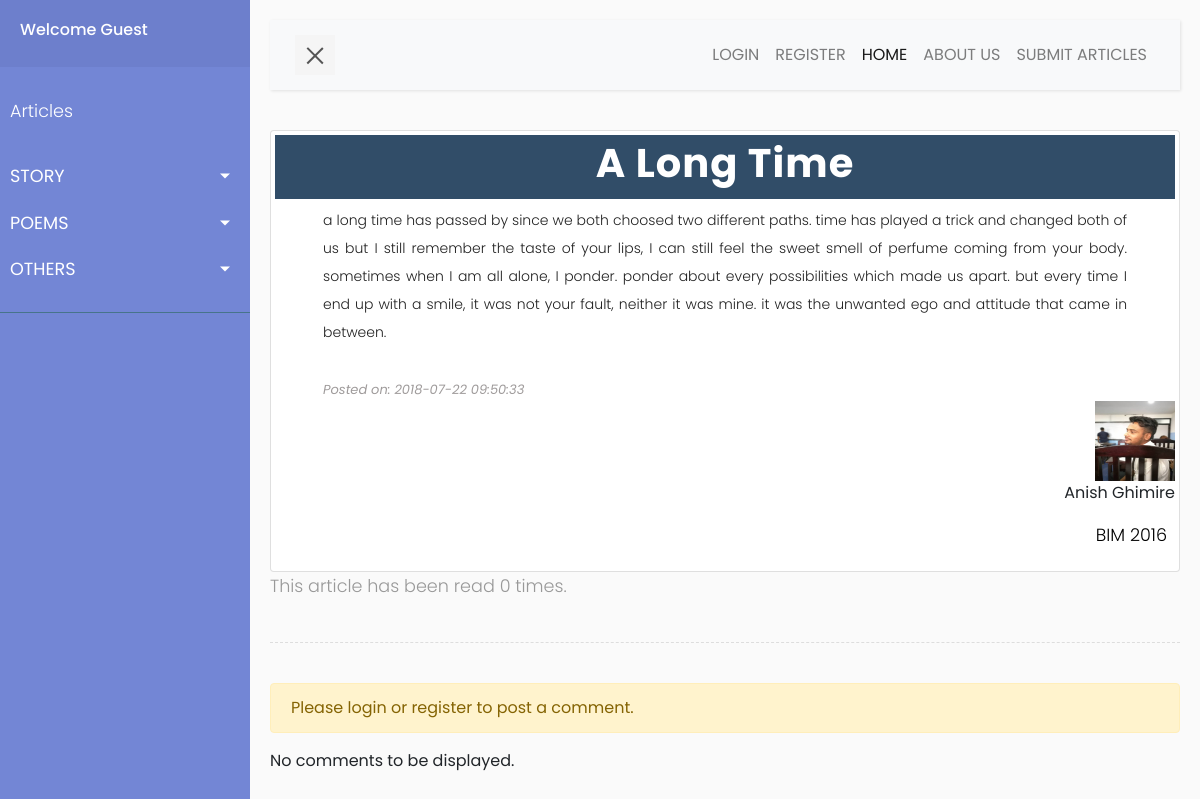
Screenshot of /story.php?article_id=36 with the database file from the repository.
### tables this page shows
CREATE TABLE `article` (
  `article_id` int(11) NOT NULL,
  `title` varchar(50) DEFAULT NULL,
  `category` varchar(20) DEFAULT NULL,
  `content` varchar(10000) DEFAULT NULL,
  `posted_on` datetime NOT NULL DEFAULT CURRENT_TIMESTAMP,
  `last_updated` datetime NOT NULL DEFAULT CURRENT_TIMESTAMP ON UPDATE CURRENT_TIMESTAMP,
  `approved_by` varchar(20) DEFAULT NULL,
  `posted_by` varchar(20) DEFAULT NULL,
  `views` int(11) DEFAULT NULL,
  `approved` tinyint(1) DEFAULT NULL,
  `name` varchar(30) DEFAULT NULL,
  `login_type` varchar(20) DEFAULT NULL
);

CREATE TABLE `student` (
  `name` varchar(50) DEFAULT NULL,
  `username` varchar(20) NOT NULL,
  `password` varchar(100) DEFAULT NULL,
  `photo` varchar(100) DEFAULT '../profile-picture/user-image.jpg',
  `approved` tinyint(1) DEFAULT NULL,
  `enrolled_on` year(4) DEFAULT NULL,
  `faculty` varchar(20) DEFAULT NULL
);

### includes/retrive-articles.php (called while the page is built, shortened)
<?php
    $id = $_GET['article_id'];
    $sql = "SELECT * FROM article WHERE article_id='$id'";
    $result = $conn->query($sql);
    $row = $result->fetch_assoc();
    $title = $row['title'];
    $content = $row['content'];
    $posted_on = $row['posted_on'];
    $posted_by = $row['posted_by'];
    $loginType = $row['login_type'];
    $counter = $row['views'];
    $counter++;
    $sql = "UPDATE article SET views = '$counter' WHERE article_id = '$id'";
    if($conn->query($sql)==TRUE) {
        $views = $row['views'];
    }
    $sql = "SELECT * FROM $loginType WHERE username = '$posted_by'";
    $result = $conn->query($sql);
    $row = $result->fetch_assoc();
    $name = $row['name'];
    $image = $row['photo'];
    if(isset($loginType)){
        if($loginType == 'student') {
        $faculty = $row['faculty'];
        $enrolledOn = $row['enrolled_on'];
        }
    }
?>

### story.php (the view, shortened to what this page needs)
<?php
    include './sidebar/sidebar.php';
    include './includes/retrive-articles.php';
?>
     <div class="card p-1 pb-0">
         <div style="background-color: #314D68; letter-spacing: 1px;">
            <p class="text-center text-capitalize font-weight-bold p-1 pb-0 h1" style="color: #fff;"><?php echo strip_tags($title); ?></p>
         </div>
        <div class="pl-md-5 pl-sm-1 pr-md-5 pr-sm-1">
            <p class="text-justify font-weight-light" style="font-size: 0.875em; color: #222222; margin: 0.5em 0; line-height: 28px;"><?php echo nl2br(strip_tags($content)); ?></p>
            <br/>
            <span class="text-left font-italic" style="font-size: 13px; color: #9f9b9b;">Posted on: <?php echo $posted_on; ?></span>
        </div>
        <div>
            <figure class="text-right">
                <img src="<?php echo $image?>" alt="Profile Picture" class="img-responsive" width="80" height="80">
                    <figcaption> <?php
                                    if($loginType=='teacher'){
                                        echo $name ."<i class='material-icons' style='font-size: 15px;'>verified_user</i>";
                                    } else if($loginType=='student') {
                                        echo $name;
                                    } else {
                                        echo $name ."<i class='material-icons' style='font-size: 15px;'>verified_user</i>";
                                    }
                                 ?>
                    </figcaption>
            </figure>
            <?php
                if(isset($faculty) && isset($enrolledOn)) {
            ?>
            <p class="text-uppercase text-right pr-2" style="color: #000;"><?php echo $faculty ." " .$enrolledOn; ?></p>
        </div>
         <?php
                }
         ?>
     </div>
    <div>
        <p> This article has been read <?php echo $views; ?> times. </p>
    </div>
    <div class="line"> </div>
    <?php
        $aid = $_GET['article_id'];
    ?>
    <?php
        if(isset($_SESSION['loggedin'])  && $row['approved'] == 1) {
    ?>
    <div>
        <form action="./includes/post-comment.php" method="post">
            <div class="form-group">
                <label for="userComment">Write your comment here..</label>
                <textarea class="form-control" id="userComment" rows="2" name="comment" required></textarea>
                <button type="submit" class="btn btn-success mt-1">SUBMIT</button>
            </div>
            <input type="hidden" value="<?php echo $aid; ?>" name="aid" />
        </form>
    </div>
    <?php
        } else if($row['approved'] == 0){
            echo "<div class='alert alert-warning' role='alert'>Please wait untill you are verified to post a comment.</div>";
        } else {
            echo "<div class='alert alert-warning' role='alert'>Please login or register to post a comment.</div>";
        }
    ?>
        <?php
            $sql = "SELECT * FROM comment WHERE article_id = $aid ORDER BY comment_id DESC";
            $result = $conn->query($sql);
            if($result->num_rows>0) {
                while($row = $result->fetch_assoc()) {
        ?>
            <div class="row mt-1">
                <figure class="col-md-2">
                    <img src="<?php echo $row['photo']; ?>" alt="Profile Picture" class="img-fluid pl-1 rounded-circle" style="width: 80px; height: 80px;">
                    <figcaption class="pl-md-2 pl-1"> <?php echo $row['commented_by']; ?> </figcaption>
                </figure>
                <div class="col-md-10">
                    <p class="p-2 card"> <?php echo strip_tags($row['content']); ?> </p>
                </div>
            </div>
    <?php
                }
            } else {
                echo "No comments to be displayed.";
            }
    ?>
     </div>
    </div>
</body>
</html>

### style/sidebar.css (style rules this page uses)
body { font-family: 'Poppins', sans-serif; background: #fafafa; }
p { font-family: 'Poppins', sans-serif; font-size: 1.1em; font-weight: 300; line-height: 1.7em; color: #999; }
.line { width: 100%; height: 1px; border-bottom: 1px dashed #ddd; margin: 40px 0; }

### rows the page displays
article: title "A Long Time", content "a long time has passed by since we both choosed two different paths. time has played a trick and changed both of us but I still remember the taste of your lips, I can still feel the sweet smell of perfume coming from your body. sometimes when I am all alone, I ponder. ponder about every possibilities which made us apart. but every time I end up with a smile, it was not your fault, neither it was mine. it was the unwanted ego and attitude that came in between.", posted_on "2018-07-22 09:50:33", views "0"
student: photo (picture), name "Anish Ghimire", faculty "BIM", enrolled_on "2016"
